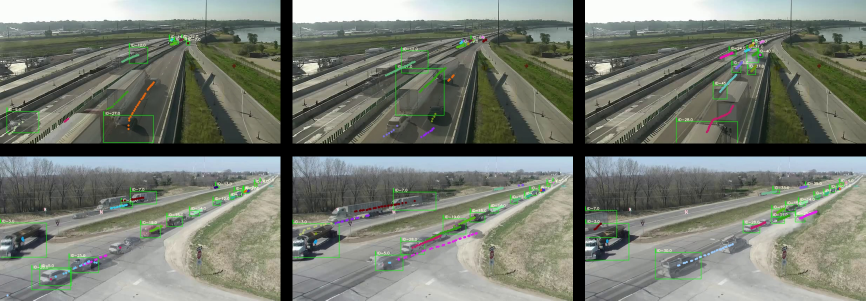
#> input picture figs/multi.png, 1731 x 601 px, given in place of multi.png.jpg, which was not available (shown at 1/2 size)
$ python mask_fuse.py ../figs/multi.png
#> lines starting #> are read from the running program, lines starting #| are printed output that depends on the picture; after the words box and inside, x2 and y2 are one past the last pixel; in counts of white or black regions, pixels touching at a corner belong together; pictures that were not available may be replaced by others from this repository, and a replacement may not be noted
import cv2
import sys
import os

video_name = sys.argv[1]

mask_bg = cv2.imread("data/mask_diff/" + str(video_name).zfill(3) + ".jpg",0)
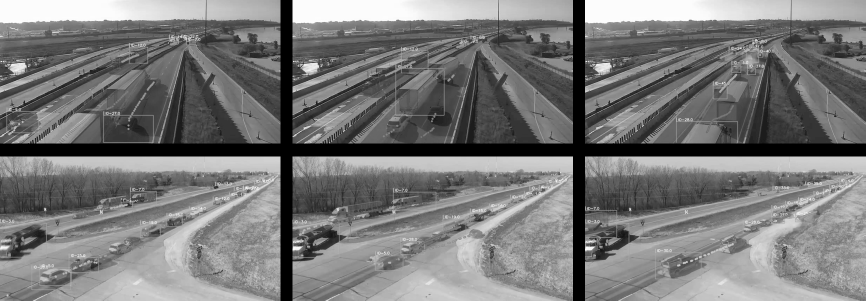
#> mask_bg: shape (601, 1731) (shown at 1/2 size); min 0, max 255, mean 120.5
kernel_e = cv2.getStructuringElement(cv2.MORPH_RECT, (5,5))
kernel = cv2.getStructuringElement(cv2.MORPH_RECT, (11,11))
mask_dilate = cv2.erode(mask_bg, kernel_e)
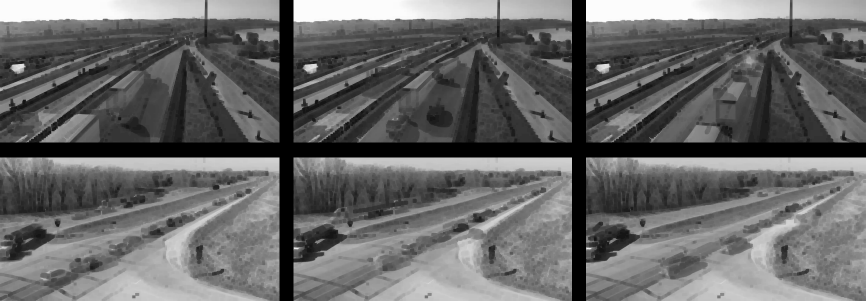
#> mask_dilate: shape (601, 1731) (shown at 1/2 size); min 0, max 253, mean 102.9
mask_dilate = cv2.dilate(mask_dilate, kernel)

mask_det = cv2.imread("data/mask_track/mask_" + str(video_name) + ".png",0)
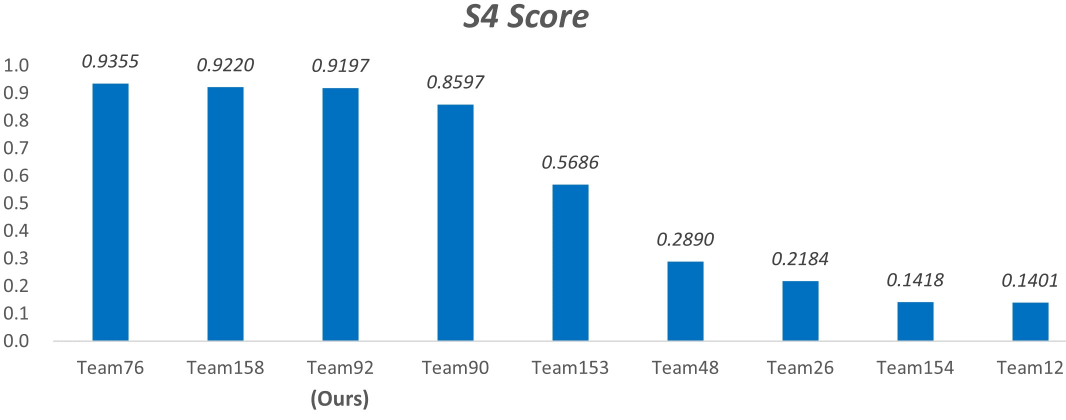
#> input picture figs/rank.jpg, 2132 x 840 px, given in place of multi.png.png, which was not available (shown at 1/2 size)
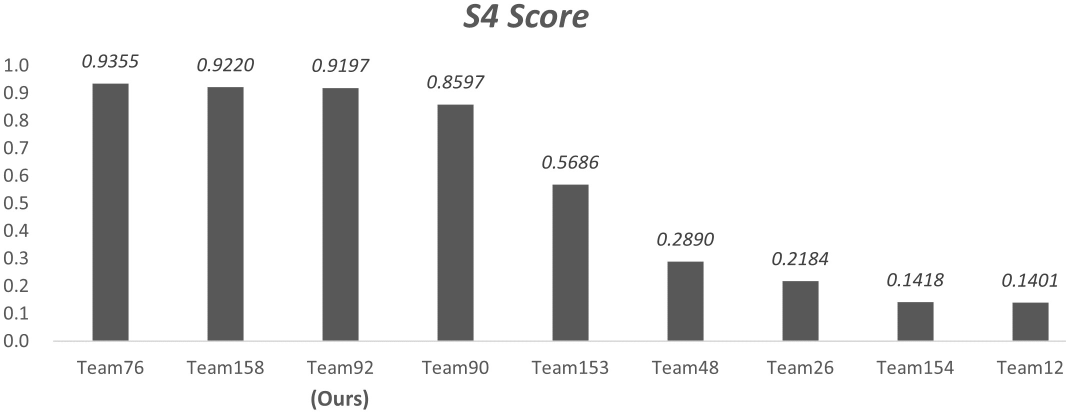
#> mask_det: shape (840, 2132) (shown at 1/2 size); min 46, max 255, mean 233.6

mask_dilate[mask_dilate<127] = 0
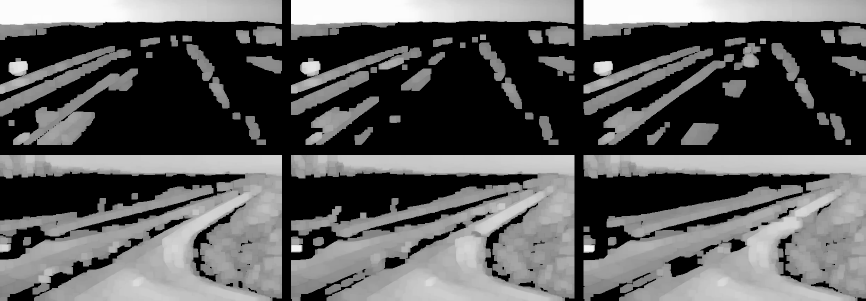
#> mask_dilate: shape (601, 1731) (shown at 1/2 size); min 0, max 253, mean 90.9
mask_dilate[mask_dilate>=127] = 1
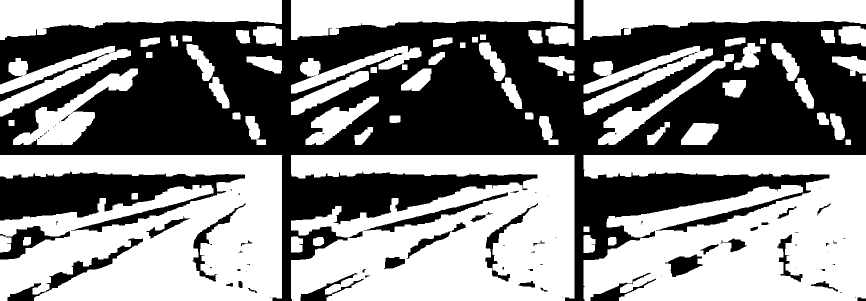
#> mask_dilate: shape (601, 1731) (shown at 1/2 size); values 0 (black) and 1 (white), 53.4% white; 94 black regions (54 under 20 px), largest, box (x1, y1, x2, y2) and area: (0, 0, 1731, 601) 426562, (0, 343, 490, 464) 29613, (15, 476, 286, 601) 4295

mask_det[mask_det<127] = 0
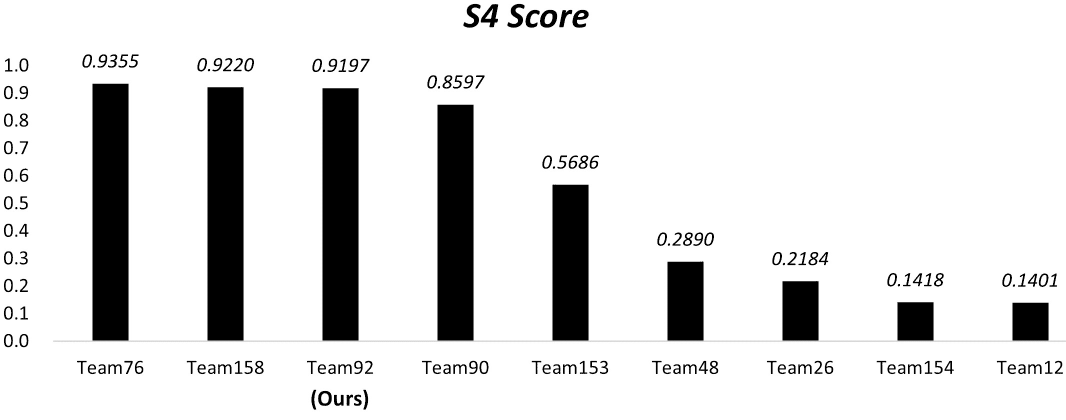
#> mask_det: shape (840, 2132) (shown at 1/2 size); 12.39% of pixels changed, all inside (x1, y1, x2, y2) = (8, 8, 2126, 819)
mask_det[mask_det>=127] = 1
#> mask_det: shape (840, 2132); values 0 (black) and 1 (white), 87.6% white; 166 black regions (20 under 20 px), largest, box (x1, y1, x2, y2) and area: (185, 168, 257, 681) 36936, (415, 174, 487, 681) 36433, (645, 176, 717, 681) 36289

#> (the run stopped early here; a loop or call above may not have finished)
